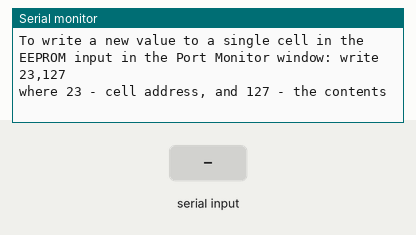
This sketch was run on a simulated Arduino Uno, built with avr-gcc and run on an emulated ATmega328P. Shown: the last lines printed to the serial monitor. The inputs (shaded band) are chosen by the test bench. EEPROM starts erased.

Above: at 1.4 s.
1.5 s: "read,1\n" received over Serial
At 1.72 s:
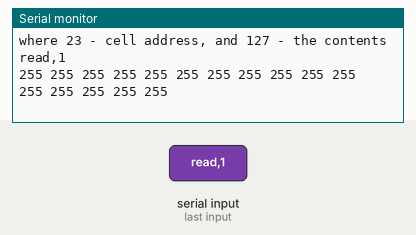
6.1 s: "read,150\n" received over Serial
At 6.11 s:
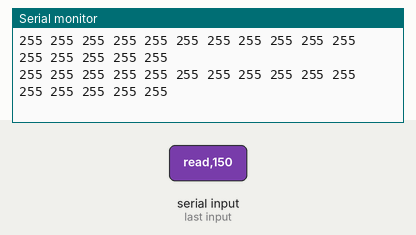
9.1 s: "clear,1\n" received over Serial
At 11.3 s:
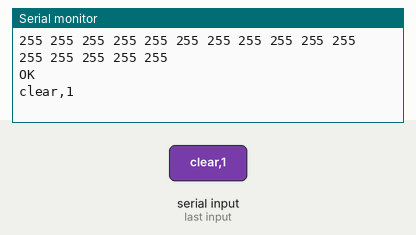
12.1 s: "read" received over Serial
At 15.1 s:
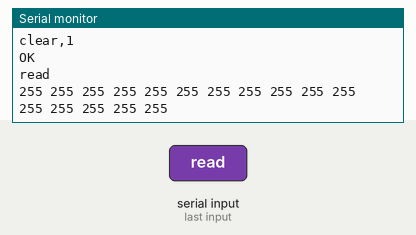
18.1 s: "write,1\n" received over Serial
At 19.6 s:
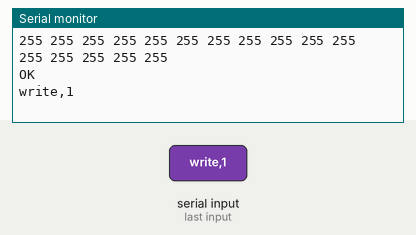
21.1 s: "clear" received over Serial
At 22.2 s:
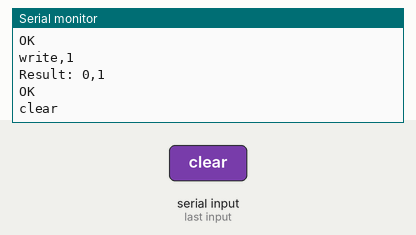

The sketch:

eeprom.ino
```cpp
#include <EEPROM.h>

int i = 0;
int x = 0;
String val = "";
int ch = 0;
int adress = 0;
int number = 0;

void setup()
{
  Serial.begin(9600);  //Скорость порта
  Serial.println("To erase all EEPROM block input in the Port Monitor window: clear");
  Serial.println("To view the contents of the all EEPROM block input in the Port Monitor window: read");
  Serial.println("To write a new value to a single cell in the EEPROM input in the Port Monitor window: write 23,127");
  Serial.println("where 23 - cell address, and 127 - the contents");
}

void loop()
{
  if (Serial.available())
  {
    //Сохраняем строку в переменную val
    while (Serial.available())
    {
      ch = Serial.read();
      val += char(ch);
      delay(20);
    }
    Serial.println(val);
  }
  if (val.indexOf("read") > -1) ReadMemory();
  if (val.indexOf("clear") > -1) ClearMemory();
  if (val.indexOf("write") > -1) WriteMemory();
  val = "";
}

void ReadMemory()
{
  for (i = 0; i < 64; i++)
  {
    for (x = 0; x < 16; x++)
    {
      Serial.print(EEPROM.read((i * 16) + x)); Serial.print(" ");
    }
    Serial.println(" ");
  }
  Serial.println("OK");
}

void ClearMemory()
{
  for (i = 0; i < 1024; i++)
  {
    EEPROM.write(i, 255);
    delay(4);
  }
  Serial.println("OK");
}

void WriteMemory()
{
  val.replace("write ", "");
  adress = (val.substring(0, val.indexOf(","))).toInt();
  number = (val.substring(val.indexOf(",") + 1)).toInt();
  EEPROM.write(adress, number);
  Serial.print("Result: ");
  Serial.print(adress);
  Serial.print(",");
  Serial.println(EEPROM.read(adress));
  Serial.println("OK");
}
```

Measured:
- after the input at 1.5 s, the serial monitor: prints a new line after 0.14 s (image 1)
- after the input at 9.1 s, the serial monitor: prints a new line after 1.7 s (image 3)
- after the input at 12.1 s, the serial monitor: prints a new line after 2.9 s (image 4)
- after the input at 18.1 s, the serial monitor: prints a new line after 1.5 s (image 5)
- after the input at 21.1 s, the serial monitor: prints a new line after 0.10 s (image 6)
